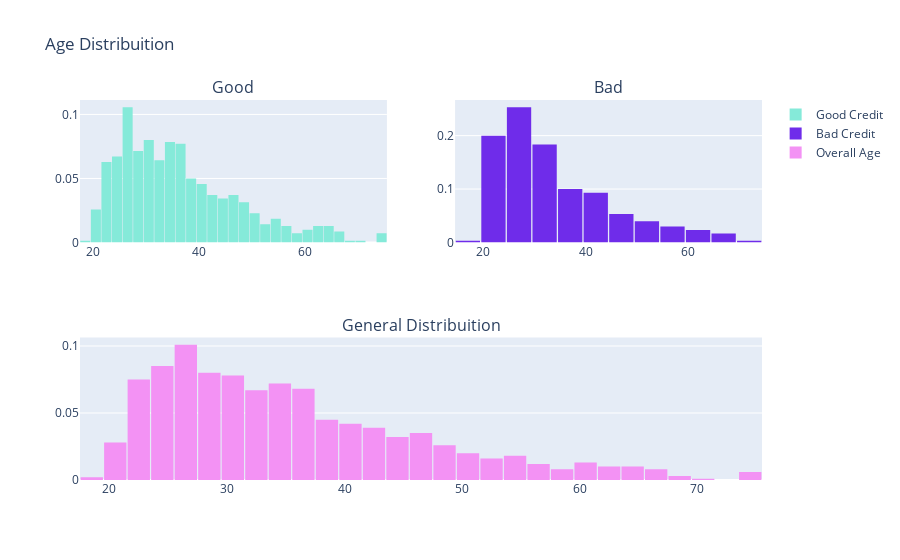

The cell this chart's notebook holds for it:
### Code cell
df_good = df.loc[df["Risk"] == 'good']['Age'].values.tolist()
df_bad = df.loc[df["Risk"] == 'bad']['Age'].values.tolist()
df_age = df['Age'].values.tolist()

#First plot
trace0 = go.Histogram(
    x=df_good,
    histnorm='probability',
    name="Good Credit",
    marker=dict(
        color='#85ead9'
    )
)
#Second plot
trace1 = go.Histogram(
    x=df_bad,
    histnorm='probability',
    name="Bad Credit",
    marker=dict(
        color='#6f2cea'
    )
)
#Third plot
trace2 = go.Histogram(
    x=df_age,
    histnorm='probability',
    name="Overall Age",
    marker=dict(
        color='#f392f4'
    )
)

#Creating the grid
fig = tls.make_subplots(rows=2, cols=2, specs=[[{}, {}], [{'colspan': 2}, None]],
                          subplot_titles=('Good','Bad', 'General Distribuition'))

#setting the figs
fig.append_trace(trace0, 1, 1)
fig.append_trace(trace1, 1, 2)
fig.append_trace(trace2, 2, 1)

fig['layout'].update(showlegend=True, title='Age Distribuition', bargap=0.05)
py.iplot(fig, filename='custom-sized-subplot-with-subplot-titles')

### Figure 1 — Plotly figure (JSON) as saved in the notebook; plotly's stock layout.template omitted (floating-point values rounded to 4 significant figures; data arrays with more than 128 entries replaced by an {"elided": "..."} marker saying what was removed)
{"data": [{"histnorm": "probability", "marker": {"color": "#85ead9"}, "name": "Good Credit", "x": {"elided": "700 int values"}, "xaxis": "x", "yaxis": "y", "type": "histogram"}, {"histnorm": "probability", "marker": {"color": "#6f2cea"}, "name": "Bad Credit", "x": {"elided": "300 int values"}, "xaxis": "x2", "yaxis": "y2", "type": "histogram"}, {"histnorm": "probability", "marker": {"color": "#f392f4"}, "name": "Overall Age", "x": {"elided": "1000 int values"}, "xaxis": "x3", "yaxis": "y3", "type": "histogram"}], "layout": {"annotations": [{"font": {"size": 16}, "showarrow": false, "text": "Good", "x": 0.225, "xanchor": "center", "xref": "paper", "y": 1, "yanchor": "bottom", "yref": "paper"}, {"font": {"size": 16}, "showarrow": false, "text": "Bad", "x": 0.775, "xanchor": "center", "xref": "paper", "y": 1, "yanchor": "bottom", "yref": "paper"}, {"font": {"size": 16}, "showarrow": false, "text": "General Distribuition", "x": 0.5, "xanchor": "center", "xref": "paper", "y": 0.375, "yanchor": "bottom", "yref": "paper"}], "bargap": 0.05, "showlegend": true, "title": {"text": "Age Distribuition"}, "xaxis": {"anchor": "y", "domain": [0, 0.45]}, "yaxis": {"anchor": "x", "domain": [0.625, 1]}, "xaxis2": {"anchor": "y2", "domain": [0.55, 1]}, "yaxis2": {"anchor": "x2", "domain": [0.625, 1]}, "xaxis3": {"anchor": "y3", "domain": [0, 1]}, "yaxis3": {"anchor": "x3", "domain": [0, 0.375]}}}
